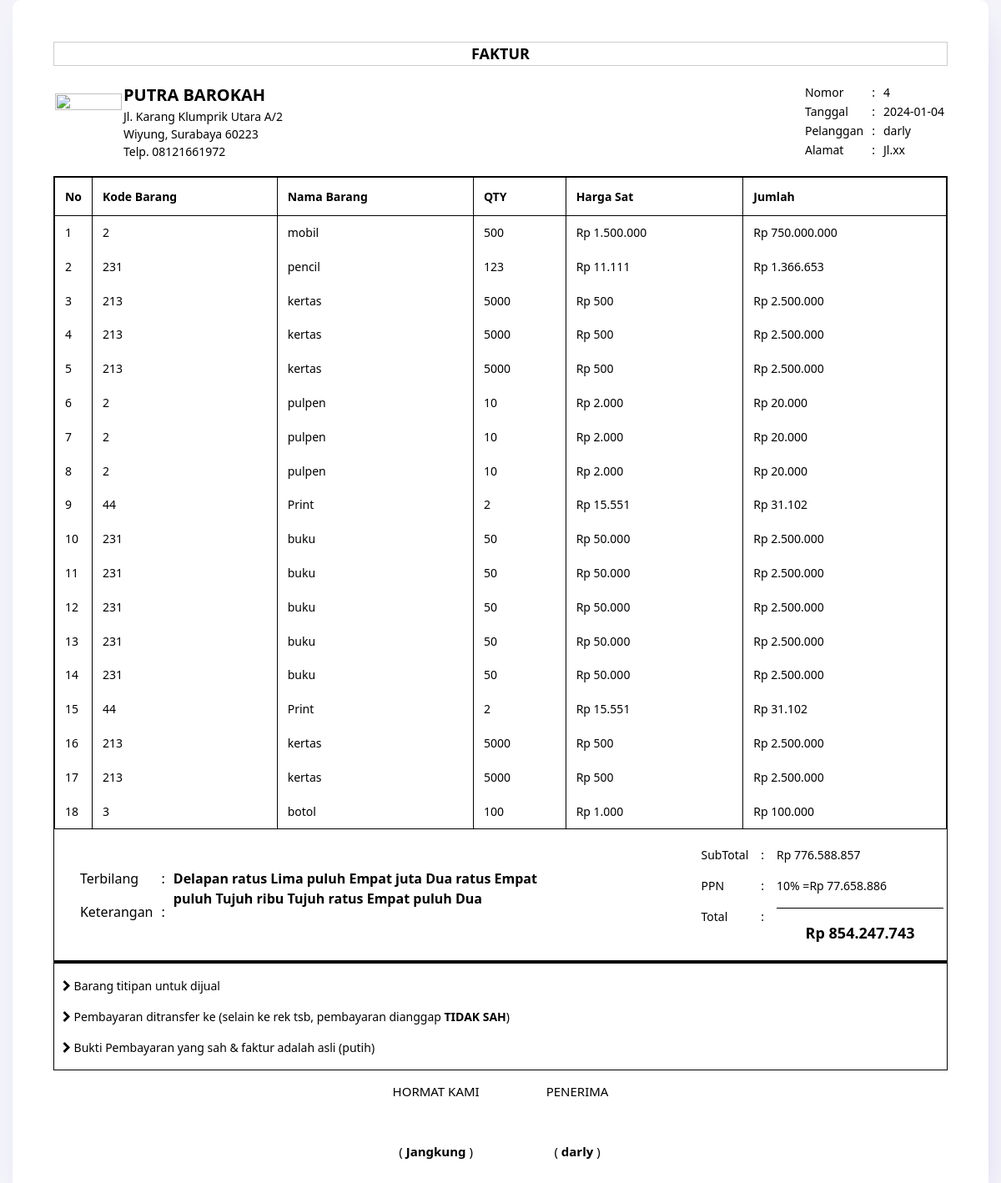
Page /surat.php?id=12 on the committed database.
### tables this page shows
CREATE TABLE `tbl_surat` (
  `id` int(11) NOT NULL,
  `kode` int(11) NOT NULL,
  `tgl_surat` varchar(255) NOT NULL,
  `nomer_surat` int(11) NOT NULL,
  `pembuat` varchar(255) NOT NULL,
  `pelanggan` varchar(255) NOT NULL,
  `alamat_pelanggan` varchar(255) NOT NULL,
  `keterangan` varchar(255) DEFAULT NULL,
  `ppn` varchar(255) DEFAULT NULL,
  `total` bigint(11) DEFAULT NULL
);

CREATE TABLE `tbl_barang` (
  `id` int(11) NOT NULL,
  `kode_barang` bigint(20) NOT NULL,
  `nama_barang` varchar(255) NOT NULL,
  `qty` int(11) NOT NULL,
  `harga_sat` bigint(20) NOT NULL,
  `id_surat` int(11) NOT NULL
);

### include/functions.php (called while the page is built)
<?php
function rupiah($angka)
{
    $hasil = 'Rp ' . number_format($angka, 0, ",", ".");
    return $hasil;
}

### terbilang.php (called while the page is built)
<?php
function terbilang($angka)
{
  $arr = [
    "",
    "Satu",
    "Dua",
    "Tiga",
    "Empat",
    "Lima",
    "Enam",
    "Tujuh",
    "Delapan",
    "Sembilan",
    "Sepuluh",
    "Sebelas",
    "Dua Belas",
    "Tiga Belas",
    "Empat Belas",
    "Lima Belas",
    "Enam Belas",
    "Tujuh Belas",
    "Delapan Belas",
    "Sembilan Belas"
  ];
  if ($angka < 12)
    return " " . $arr[$angka];
  elseif ($angka < 20)
    return terbilang($angka - 10) . " belas";
  elseif ($angka < 100)
    return terbilang($angka / 10) . " puluh" . terbilang($angka % 10);
  elseif ($angka < 200)
    return "seratus" . terbilang($angka - 100);
  elseif ($angka < 1000)
    return terbilang($angka / 100) . " ratus" . terbilang($angka % 100);
  elseif ($angka < 2000)
    return "seribu" . terbilang($angka - 1000);
  elseif ($angka < 1000000)
    return terbilang($angka / 1000) . " ribu" . terbilang($angka % 1000);
  elseif ($angka < 1000000000)
    return terbilang($angka / 1000000) . " juta" . terbilang($angka % 1000000);
  return terbilang($angka);
}
?>

### surat.php (the view, shortened to what this page needs)
<?php
if (isset($_REQUEST['id'])) {
    include("include/config.php");
    include("include/functions.php");
    include("terbilang.php");
    $id = $_REQUEST['id'];
    $sql = "SELECT * FROM tbl_surat   WHERE id = '$id'";
    $result = mysqli_query($conn, $sql);
    $row = mysqli_fetch_assoc($result);
} else {
    $id = NULL;
    $row = NULL;
    $result = FALSE;
    $sql = NULL;
}
?>
<!DOCTYPE html>
<html lang="en">
<head>
    <link rel="stylesheet" href="/css/style.css">
    <link rel="stylesheet" href="/css/style2.css">
    <link href="./plugins/tables/css/datatable/dataTables.bootstrap4.min.css" rel="stylesheet">
</head>
<body onload=" window.print()">
    <div class="container-fluid">
        <div class="row">
            <div class="col-12">
                <div class="card">
                    <div class="card-body">
                        <div class="invoice">
                            <div class="div-2">FAKTUR</div>
                            <div class="div-3">
                                <div class="div-4">
                                    <img loading="lazy" srcset="/images/logo-pb.png" class="img" />
                                    <div class="div-5">
                                        <div class="div-6">PUTRA BAROKAH</div>
                                        <div class="div-7">Jl. Karang Klumprik Utara A/2</div>
                                        <div class="div-8">Wiyung, Surabaya 60223</div>
                                        <div class="div-9">Telp. 08121661972</div>
                                    </div>
                                </div>
                                <div class="dt-right">
                                    <div class="card-body">
                                        <div class="invoice-head">
                                            <p class="card-text">Nomor</p>
                                            <p class="card-text">Tanggal</p>
                                            <p class="card-text">Pelanggan</p>
                                            <p class="card-text">Alamat</p>
                                        </div>
                                        <div class="invoice-head-2">
                                            <p class="card-text">:</p>
                                            <p class="card-text">:</p>
                                            <p class="card-text">:</p>
                                            <p class="card-text">:</p>
                                        </div>
                                        <div class="invoice-head-3">
                                            <p class="card-text">
                                                <?= (isset($_REQUEST['id'])) ? $row['nomer_surat'] : '      &nbsp;' ?>
                                            </p>
                                            <p class="card-text">
                                                <?= (isset($_REQUEST['id'])) ? $row['tgl_surat'] : '      &nbsp;' ?>
                                            </p>
                                            <p class="card-text">
                                                <?= (isset($_REQUEST['id'])) ? $row['pelanggan'] : '      &nbsp;' ?>
                                            </p>
                                            <p class="card-text">
                                                <?= (isset($_REQUEST['id'])) ? $row['alamat_pelanggan'] : '      &nbsp;' ?>
                                            </p>
                                        </div>
                                    </div>
                                </div>
                            </div>
                            <div class="container-table">
                                <div class="table-responsive">
                                    <table class="table table-borderless centered">
                                        <thead>
                                            <tr>
                                                <th width="2%">No</th>
                                                <th>Kode Barang</th>
                                                <th>Nama Barang</th>
                                                <th>QTY</th>
                                                <th>Harga Sat</th>
                                                <th>Jumlah</th>
                                            </tr>
                                        </thead>
                                        <tbody>
                                            <?php
                                            if (isset($_REQUEST['id'])) {
                                                $queryBarang = mysqli_query($conn, "SELECT * FROM tbl_barang WHERE id_surat = $id");
                                                $no = 1;
                                                $sub_total = 0;
                                                if (mysqli_num_rows($queryBarang) > 0) {
                                                    while ($row_barang = mysqli_fetch_assoc($queryBarang)) {
                                                        ?>
                                                        <tr>
                                                            <td>
                                                                <?= $no ?>
                                                            </td>
                                                            <td>
                                                                <?= ($row_barang['kode_barang']) ? $row_barang['kode_barang'] : "-" ?>
                                                            </td>
                                                            <td>
                                                                <?= ($row_barang['nama_barang']) ? $row_barang['nama_barang'] : "-" ?>
                                                            </td>
                                                            <td>
                                                                <?= ($row_barang['qty']) ? $row_barang['qty'] : "-" ?>
                                                            </td>
                                                            <td class="color-primary">
                                                                <?= ($row_barang['harga_sat']) ? rupiah($row_barang['harga_sat']) : "0" ?>
                                                            </td>
                                                            <td class="color-primary">
                                                                <?= rupiah($row_barang['qty'] * $row_barang['harga_sat']) ?>
                                                            </td>
                                                        </tr>
                                                        <?php
                                                        $jumlah = (int) $row_barang['qty'] * (int) $row_barang['harga_sat'];
                                                        $sub_total += $jumlah;
                                                        $ppn = is_numeric($row['ppn']) ? (($row['ppn'] / 100) * $sub_total) : 0;
                                                        $total = $ppn + $sub_total;
                                                        $no++;
                                                    }
                                                }
                                            } ?>
                                        </tbody>
                                    </table>
                                    <div class="container-tot">
                                        <div class="dt-left">
                                            <div class="card-body">
                                                <div class="invoice-head">
                                                    <p class="card-text">Terbilang</p>
                                                    <p class="card-text">Keterangan</p>
                                                </div>
                                                <div class="invoice-head-2">
                                                    <p class="card-text">:</p>
                                                    <p class="card-text">:</p>
                                                </div>
                                                <div class="invoice-head-3">
                                                    <p class="card-text terbilang">
                                                        <?= (isset($_REQUEST['id'])) ? terbilang($total) : '      &nbsp;' ?>
                                                    </p>
                                                </div>
                                            </div>
                                        </div>
                                        <div class="dt-right">
                                            <div class="card-body">
                                                <div class="invoice-head">
                                                    <p class="card-text">SubTotal</p>
                                                    <p class="card-text">PPN</p>
                                                    <p class="card-text">Total</p>
                                                </div>
                                                <div class="invoice-head-2">
                                                    <p class="card-text">:</p>
                                                    <p class="card-text">:</p>
                                                    <p class="card-text">:</p>
                                                </div>
                                                <div class="invoice-head-3">
                                                    <p class="card-text">
                                                        <?= (isset($_REQUEST['id'])) ? rupiah($sub_total) : '' ?>
                                                    </p>
                                                    <p class="card-text">
                                                        <?= (isset($_REQUEST['id'])) ? $row['ppn'] . "% =" . rupiah($ppn) : "-" ?>
                                                    </p>
                                                    <hr>
                                                    <p class="card-text terbilang">
                                                        <?= ($row['ppn']) ? rupiah($total) : rupiah($sub_total) ?>
                                                    </p>
                                                </div>
                                            </div>
                                        </div>
                                    </div>
                                    <hr style="border:2px solid #000;">
                                    <div class="card-body ket">
                                        <ul class="list-icons">
                                            <li>
                                                <p><i class="fa fa-chevron-right"></i> Barang titipan untuk dijual</p>
                                            </li>
                                            <li>
                                                <p><i class="fa fa-chevron-right"></i> Pembayaran ditransfer ke (selain
                                                    ke rek tsb, pembayaran dianggap <span>TIDAK SAH</span>)</p>
                                            </li>
                                            <li>
                                                <p><i class="fa fa-chevron-right"></i> Bukti
                                                    Pembayaran yang sah & faktur adalah asli (putih)
                                            </li>
                                        </ul>
                                    </div>
                                </div>
                            </div>
                            <div class="div-86">
                                <div class="div-87">
                                    <div class="div-88">HORMAT KAMI</div>
                                    <div class="div-89">(<span>
                                            <?= $row['pembuat'] ?>
                                        </span>)
                                    </div>
                                </div>
                                <div class="div-90">
                                    <div class="div-91">PENERIMA</div>
                                    <div class="div-92">(<span>
                                            <?= $row['pelanggan'] ?>
                                        </span>)
                                    </div>
                                </div>
                            </div>
                        </div>
                    </div>
                </div>
            </div>
        </div>
</body>
</html>

### rows in the picture
tbl_surat: nomer_surat "4", tgl_surat "2024-01-04", pelanggan "darly", alamat_pelanggan "Jl.xx", ppn "Delapan ratus Lima puluh Empat juta Dua ratus Empat puluh Tujuh ribu Tujuh ratus Empat puluh Dua", ppn "10", ppn "Rp 77.658.886", ppn "Rp 854.247.743", pembuat "Jangkung"
tbl_barang: kode_barang "2", nama_barang "mobil", qty "500", harga_sat "Rp 1.500.000", rupiah($row_barang['qty'] * $row_barang['harga_sat']) "Rp 750.000.000"
tbl_barang: kode_barang "231", nama_barang "pencil", qty "123", harga_sat "Rp 11.111", rupiah($row_barang['qty'] * $row_barang['harga_sat']) "Rp 1.366.653"
tbl_barang: kode_barang "213", nama_barang "kertas", qty "5000", harga_sat "Rp 500", rupiah($row_barang['qty'] * $row_barang['harga_sat']) "Rp 2.500.000"
tbl_barang: kode_barang "213", nama_barang "kertas", qty "5000", harga_sat "Rp 500", rupiah($row_barang['qty'] * $row_barang['harga_sat']) "Rp 2.500.000"
tbl_barang: kode_barang "213", nama_barang "kertas", qty "5000", harga_sat "Rp 500", rupiah($row_barang['qty'] * $row_barang['harga_sat']) "Rp 2.500.000"
tbl_barang: kode_barang "2", nama_barang "pulpen", qty "10", harga_sat "Rp 2.000", rupiah($row_barang['qty'] * $row_barang['harga_sat']) "Rp 20.000"
tbl_barang: kode_barang "2", nama_barang "pulpen", qty "10", harga_sat "Rp 2.000", rupiah($row_barang['qty'] * $row_barang['harga_sat']) "Rp 20.000"
tbl_barang: kode_barang "2", nama_barang "pulpen", qty "10", harga_sat "Rp 2.000", rupiah($row_barang['qty'] * $row_barang['harga_sat']) "Rp 20.000"
tbl_barang: kode_barang "44", nama_barang "Print", qty "2", harga_sat "Rp 15.551", rupiah($row_barang['qty'] * $row_barang['harga_sat']) "Rp 31.102"
tbl_barang: kode_barang "231", nama_barang "buku", qty "50", harga_sat "Rp 50.000", rupiah($row_barang['qty'] * $row_barang['harga_sat']) "Rp 2.500.000"
tbl_barang: kode_barang "231", nama_barang "buku", qty "50", harga_sat "Rp 50.000", rupiah($row_barang['qty'] * $row_barang['harga_sat']) "Rp 2.500.000"
tbl_barang: kode_barang "231", nama_barang "buku", qty "50", harga_sat "Rp 50.000", rupiah($row_barang['qty'] * $row_barang['harga_sat']) "Rp 2.500.000"
tbl_barang: kode_barang "231", nama_barang "buku", qty "50", harga_sat "Rp 50.000", rupiah($row_barang['qty'] * $row_barang['harga_sat']) "Rp 2.500.000"
tbl_barang: kode_barang "231", nama_barang "buku", qty "50", harga_sat "Rp 50.000", rupiah($row_barang['qty'] * $row_barang['harga_sat']) "Rp 2.500.000"
tbl_barang: kode_barang "44", nama_barang "Print", qty "2", harga_sat "Rp 15.551", rupiah($row_barang['qty'] * $row_barang['harga_sat']) "Rp 31.102"
tbl_barang: kode_barang "213", nama_barang "kertas", qty "5000", harga_sat "Rp 500", rupiah($row_barang['qty'] * $row_barang['harga_sat']) "Rp 2.500.000"
tbl_barang: kode_barang "213", nama_barang "kertas", qty "5000", harga_sat "Rp 500", rupiah($row_barang['qty'] * $row_barang['harga_sat']) "Rp 2.500.000"
tbl_barang: kode_barang "3", nama_barang "botol", qty "100", harga_sat "Rp 1.000", rupiah($row_barang['qty'] * $row_barang['harga_sat']) "Rp 100.000"

### other values in the picture
rupiah($sub_total) "Rp 776.588.857"
